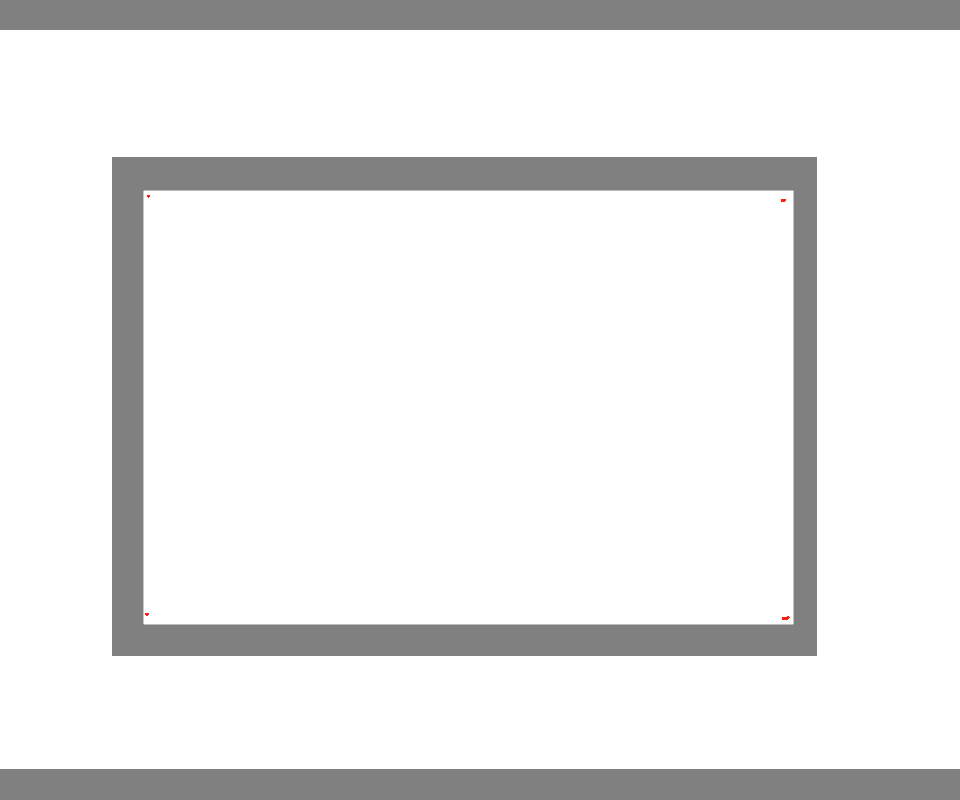
#> input picture Paint_code/block/block_gray.png, 960 x 800 px
$ python get_red.py
#> lines starting #> are read from the running program, lines starting #| are printed output that depends on the picture; after the words box and inside, x2 and y2 are one past the last pixel; in counts of white or black regions, pixels touching at a corner belong together
import cv2
import numpy as np

# 读取图像
image = cv2.imread('block_gray.png')
#> image is the input picture: shape (800, 960, 3); mean B, G, R 233.8, 233.8, 233.8

# 将图像从BGR转换为HSV
hsv = cv2.cvtColor(image, cv2.COLOR_BGR2HSV)
#> hsv: shape (800, 960, 3); mean H, S, V 0, 0, 233.8

# 设置红色的HSV范围
lower_red = np.array([0, 100, 100])
upper_red = np.array([10, 255, 255])

# 创建红色掩码
red_mask = cv2.inRange(hsv, lower_red, upper_red)
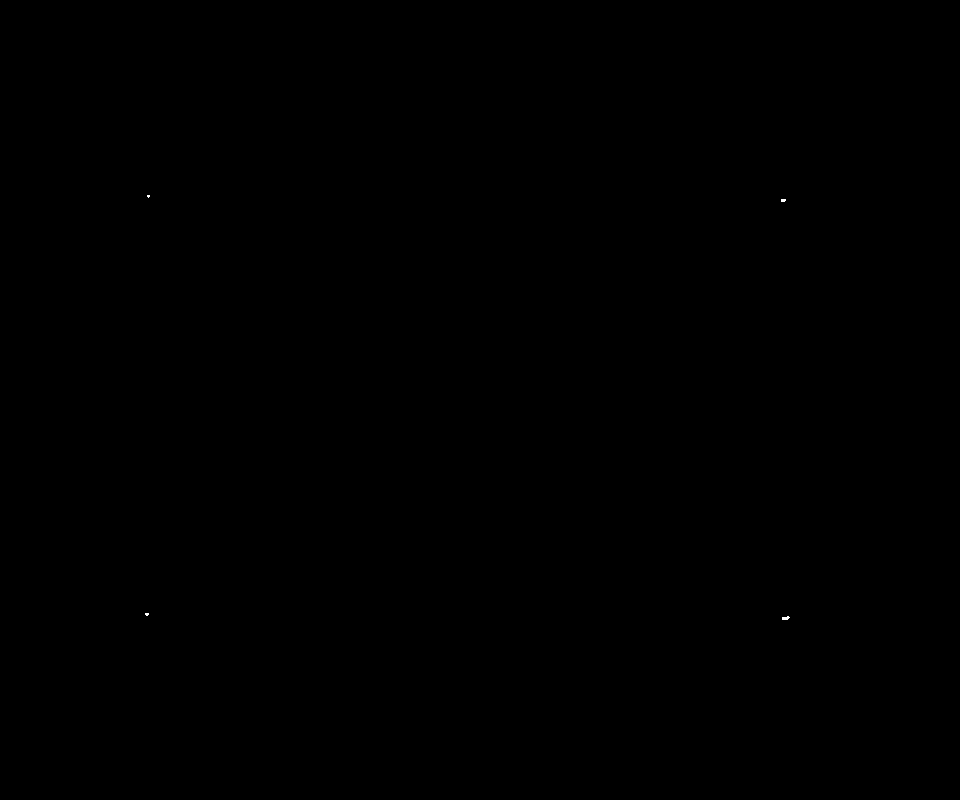
#> red_mask: shape (800, 960); 0.01% white in thin lines or dots, all inside (x1, y1, x2, y2) = (145, 195, 790, 620)

# 寻找红色区域的轮廓
contours, hierarchy = cv2.findContours(red_mask, cv2.RETR_EXTERNAL, cv2.CHAIN_APPROX_SIMPLE)
#> contours = 4 contours, all with area under 20

# 对每个红色点的轮廓进行循环，获取坐标
red_points = []
for contour in contours:
    M = cv2.moments(contour)
    if M["m00"] != 0:
        cx = int(M["m10"] / M["m00"])
        cy = int(M["m01"] / M["m00"])
        red_points.append((cx, cy))
#> this loop made 4 passes
#> (cx, cy) on passes 1 to 4: (785, 617), (146, 613), (782, 199), (148, 195)
#> after the loop, red_points = [(785, 617), (146, 613), (782, 199), (148, 195)]

# 输出红色点的坐标
print("Red Points Coordinates:", red_points)
#| Red Points Coordinates: [(785, 617), (146, 613), (782, 199), (148, 195)]

# 在原始图像上标记红色点
for point in red_points:
    cv2.circle(image, point, 5, (0, 0, 255), -1)
#> this loop made 4 passes
#> image: shape (800, 960, 3); 0.04% of pixels changed, all inside (x1, y1, x2, y2) = (141, 190, 791, 623)

# 显示结果图像
cv2.imshow('Detected Red Points', image)
cv2.waitKey(0)
cv2.destroyAllWindows()
